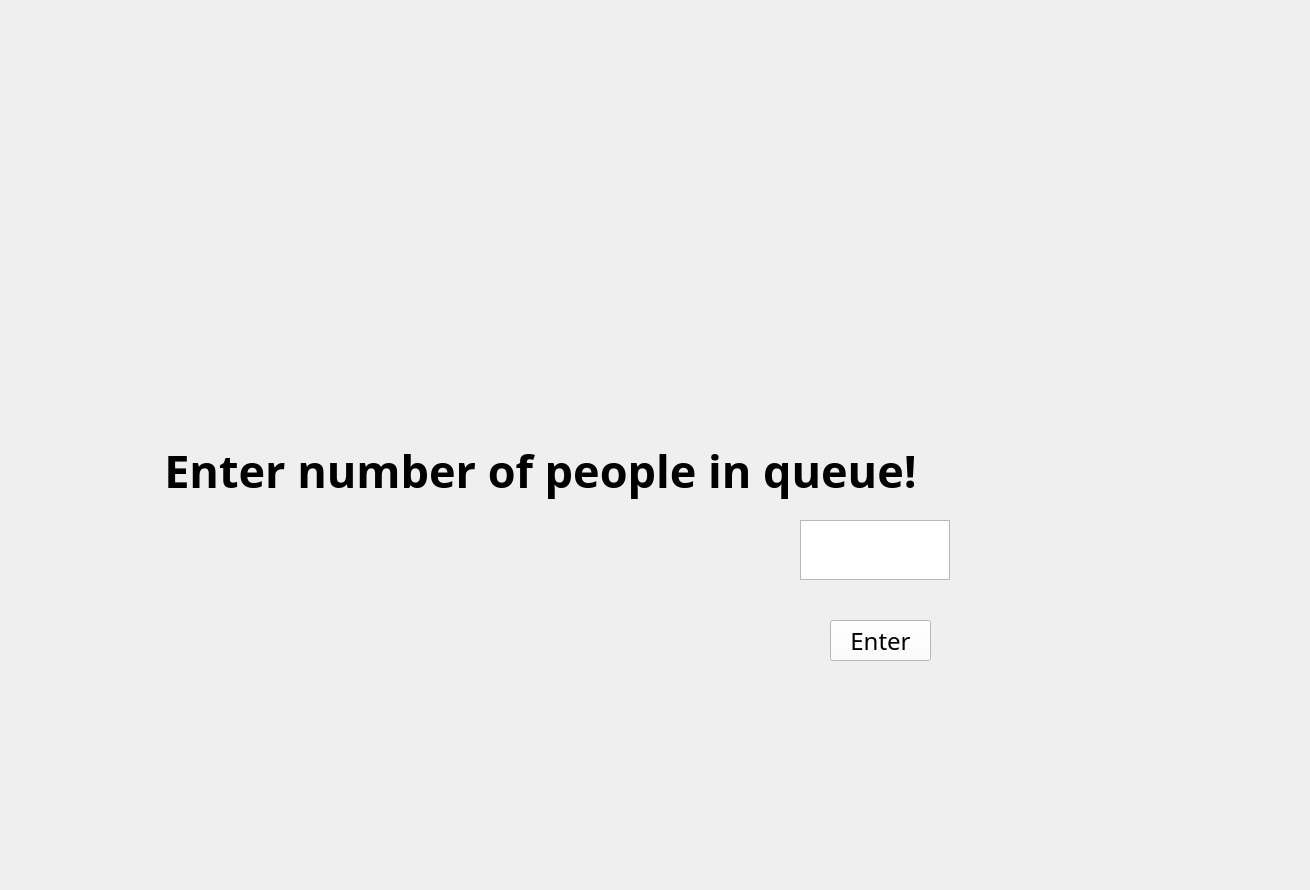
      <widget class="QWidget" name="calcwait">
       <attribute name="title">
        <string>Calculate Wait Time</string>
       </attribute>
       <widget class="QLabel" name="text_pplno_1">
        <property name="geometry">
         <rect>
          <x>0</x>
          <y>370</y>
          <width>1081</width>
          <height>200</height>
         </rect>
        </property>
        <property name="font">
         <font>
          <family>Papyrus</family>
          <pointsize>34</pointsize>
          <weight>75</weight>
          <bold>true</bold>
         </font>
        </property>
        <property name="styleSheet">
         <string notr="true">background-color: rgba(0, 0, 0,0%);</string>
        </property>
        <property name="text">
         <string>Enter number of people in queue!</string>
        </property>
        <property name="alignment">
         <set>Qt::AlignCenter</set>
        </property>
       </widget>
       <widget class="QPlainTextEdit" name="enter_waittime_1">
        <property name="geometry">
         <rect>
          <x>800</x>
          <y>520</y>
          <width>150</width>
          <height>60</height>
         </rect>
        </property>
        <property name="font">
         <font>
          <family>Papyrus</family>
          <pointsize>20</pointsize>
         </font>
        </property>
       </widget>
       <widget class="QPushButton" name="enter_button_1">
        <property name="geometry">
         <rect>
          <x>830</x>
          <y>620</y>
          <width>101</width>
          <height>41</height>
         </rect>
        </property>
        <property name="font">
         <font>
          <family>Papyrus</family>
          <pointsize>18</pointsize>
          <weight>50</weight>
          <bold>false</bold>
         </font>
        </property>
        <property name="styleSheet">
         <string notr="true">background-color: rgb(255, 255, 255);</string>
        </property>
        <property name="text">
         <string>Enter</string>
        </property>
       </widget>
       <widget class="QLabel" name="error_msg_1">
        <property name="geometry">
         <rect>
          <x>140</x>
          <y>510</y>
          <width>680</width>
          <height>180</height>
         </rect>
        </property>
        <property name="font">
         <font>
          <family>Papyrus</family>
          <pointsize>28</pointsize>
         </font>
        </property>
        <property name="styleSheet">
         <string notr="true">background-color: rgb(255, 255, 255,0%);</string>
        </property>
        <property name="text">
         <string/>
        </property>
        <property name="wordWrap">
         <bool>true</bool>
        </property>
       </widget>
       <widget class="QLabel" name="waitTime_pic">
        <property name="geometry">
         <rect>
          <x>-110</x>
          <y>-10</y>
          <width>1301</width>
          <height>881</height>
         </rect>
        </property>
        <property name="font">
         <font>
          <pointsize>18</pointsize>
         </font>
        </property>
        <property name="text">
         <string/>
        </property>
        <property name="pixmap">
         <pixmap>New Pic/Blue and Orange Gym Time Promo Poster.png</pixmap>
        </property>
       </widget>
       <zorder>waitTime_pic</zorder>
       <zorder>text_pplno_1</zorder>
       <zorder>enter_waittime_1</zorder>
       <zorder>enter_button_1</zorder>
       <zorder>error_msg_1</zorder>
      </widget>
